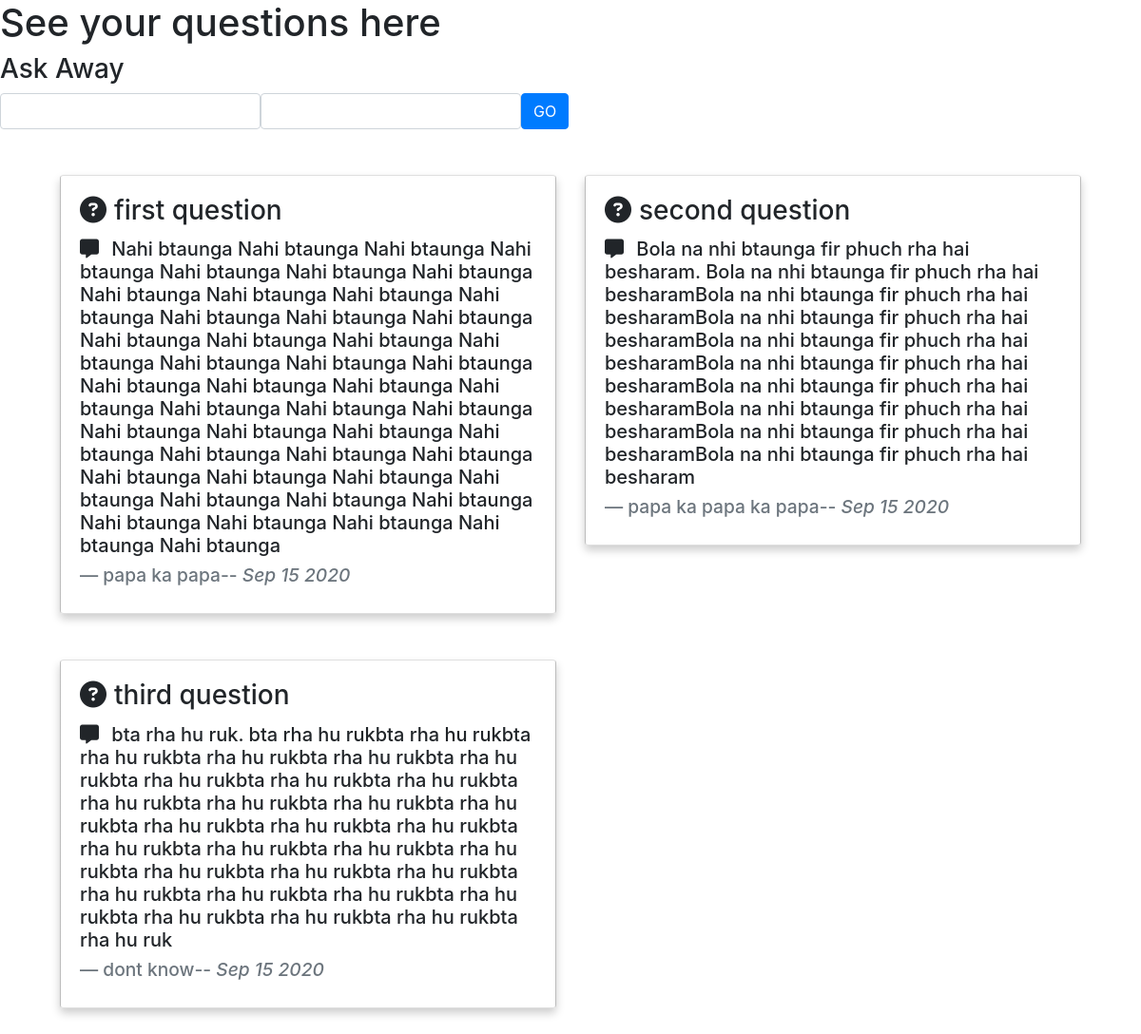
Page /faq on the committed database.
### faq/models.py (models this page shows, shortened)
class FaqL(models.Model):
    question = models.CharField(max_length=256,blank=False)
    answer = models.TextField(blank=True)
    date = models.DateTimeField(blank=True)
    author = models.CharField(max_length=50,blank=True)
    def date_pretty(self):
        return self.date.strftime("%b %e %Y ")

### faq/views.py (the view, shortened to what this page needs)
# urls.py: path("", views.home, name="HOME"),
def home(request):
    if request.method == "GET":
        faq = FaqL.objects.order_by("id").exclude(answer='')
        content = {"faq": faq}
        return render(request, "faq.html",content)

### faq/templates/faq.html (shortened to what this page needs)
{% extends 'base.html' %}
{% block body %}
<body>
<h1>See your questions here</h1>
<h3>Ask Away</h3>
<form class='form-inline d-flex' action="{% url 'FAQ_HOME'%}" method='POST'>
    <input class="form-control mb-sm-0" name="Question" type="text"/>
    <input class="form-control mb-sm-0" name="Author" type="text"/>
    <button class="btn btn-primary" type="submit">GO</button>
</form>
<div class="row  ml-5 mr-5 mt-5">
{% for Faq in faq %}
 <div class="col-lg-6" style="display: inline-block;" >
      <div class="card mb-5 panel two bg-transparent" >
        <div class="panel-container">
          <div class="card-body panel-content">
            <h3 class="card-title"><i class="fas fa-question-circle mr-2"></i>{{Faq.question}}</h3>
            <h5><p class="card-text"><i class="fas fa-comment-alt mr-2"></i> {{Faq.answer}}</p></h>
            <h4><footer class="blockquote-footer">{{Faq.author}}-- <cite title="Source Title">{{Faq.date_pretty}}</cite></footer></h4>
          </div>
        </div>
      </div>
    </div>
{% endfor %}
</div>
</body>
{% endblock body %}

### static/css/styles.css (style rules this page uses)
body { background-color: white; }
.card { box-shadow: 0 5px 10px rgba(0, 0, 0, 0.2); background: linear-gradient(to right, #cacacac0 50%, rgb(255, 255, 255) 50%); background-size: 200% 100%; background-position: right bottom; transition: all 0.3s ease; }

### rows in the picture
FaqL: question "first question", answer "Nahi btaunga Nahi btaunga Nahi btaunga Nahi btaunga Nahi btaunga Nahi btaunga Nahi btaunga Nahi btaunga Nahi btaunga Nahi btaunga Nahi btaunga Nahi btaunga Nahi btaunga Nahi btaunga Nahi btaunga Nahi btaunga Nahi btaunga Nahi btaunga Nahi btaunga Nahi btaunga Nahi btaunga Nahi btaunga Nahi btaunga Nahi btaunga Nahi btaunga Nahi btaunga Nahi btaunga Nahi btaunga Nahi btaunga Nahi btaunga Nahi btaunga Nahi btaunga Nahi btaunga Nahi btaunga Nahi btaunga Nahi btaunga Nahi btaunga Nahi btaunga Nahi btaunga Nahi btaunga Nahi btaunga Nahi btaunga Nahi btaunga Nahi btaunga Nahi btaunga Nahi btaunga Nahi btaunga", author "papa ka papa", date_pretty "Sep 15 2020"
FaqL: question "second question", answer "Bola na nhi btaunga fir phuch rha hai besharam. Bola na nhi btaunga fir phuch rha hai besharamBola na nhi btaunga fir phuch rha hai besharamBola na nhi btaunga fir phuch rha hai besharamBola na nhi btaunga fir phuch rha hai besharamBola na nhi btaunga fir phuch rha hai besharamBola na nhi btaunga fir phuch rha hai besharamBola na nhi btaunga fir phuch rha hai besharamBola na nhi btaunga fir phuch rha hai besharamBola na nhi btaunga fir phuch rha hai besharam", author "papa ka papa ka papa", date_pretty "Sep 15 2020"
FaqL: question "third question", answer "bta rha hu ruk. bta rha hu rukbta rha hu rukbta rha hu rukbta rha hu rukbta rha hu rukbta rha hu rukbta rha hu rukbta rha hu rukbta rha hu rukbta rha hu rukbta rha hu rukbta rha hu rukbta rha hu rukbta rha hu rukbta rha hu rukbta rha hu rukbta rha hu rukbta rha hu rukbta rha hu rukbta rha hu rukbta rha hu rukbta rha hu rukbta rha hu rukbta rha hu rukbta rha hu rukbta rha hu rukbta rha hu rukbta rha hu rukbta rha hu rukbta rha hu rukbta rha hu ruk", author "dont know", date_pretty "Sep 15 2020"
